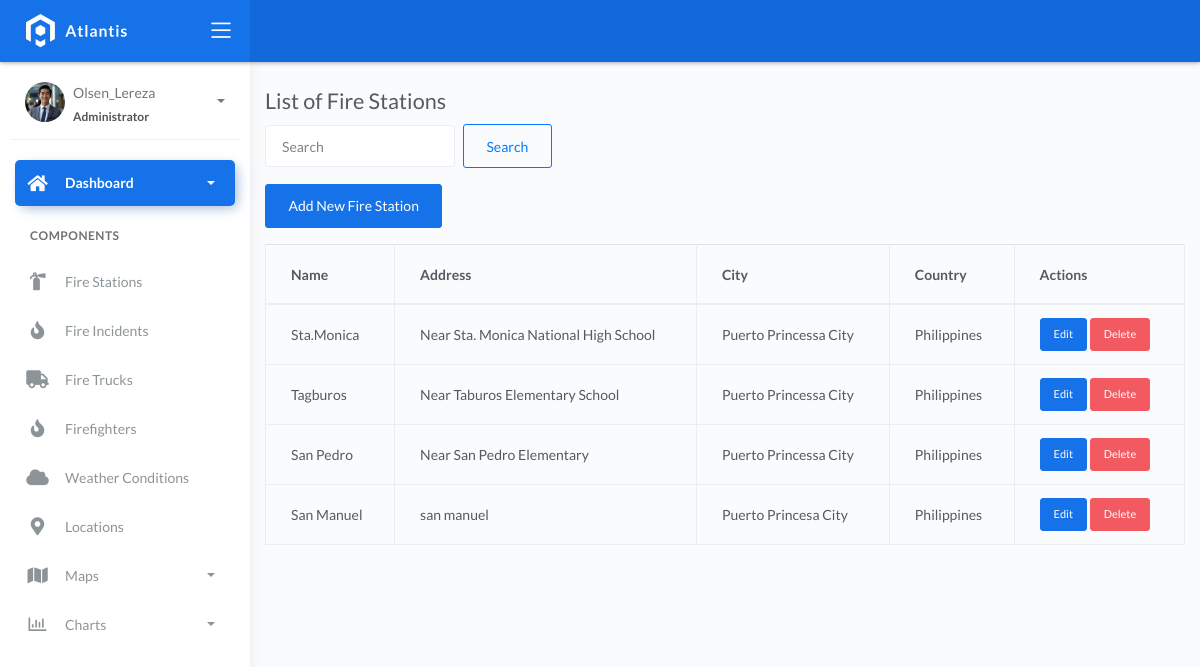
Screenshot of /fire-stations/ with the database file from the repository.
### fire/models.py (models this page shows, shortened)
class BaseModel(models.Model):
    created_at = models.DateTimeField(auto_now_add=True, db_index=True)
    updated_at = models.DateTimeField(auto_now=True)
    class Meta:
        abstract = True

class FireStation(BaseModel):
    name = models.CharField(max_length=150)
    latitude = models.DecimalField(
        max_digits=22, decimal_places=16, null=True, blank=True)
    longitude = models.DecimalField(
        max_digits=22, decimal_places=16, null=True, blank=True)
    address = models.CharField(max_length=150)
    city = models.CharField(max_length=150)  # can be in separate table
    country = models.CharField(max_length=150)  # can be in separate table

### fire/views.py (the view, shortened to what this page needs)
# urls.py: path('fire-stations/', FireStationListView.as_view(), name='fire_station_list'),
class FireStationListView(ListView):
    model = FireStation
    context_object_name = 'stations'
    template_name = 'fire_station_list.html'
    paginate_by = 5
    def get_queryset(self, *args, **kwargs):
        qs = super().get_queryset(*args, **kwargs)
        return qs.order_by('id')

### templates/fire_station_list.html (shortened to what this page needs)
{% extends 'base.html' %}
{% block content %}
<div class="container">
  <div class="row">
    <div class="col-md-12">
      <h2 class="mt-4">List of Fire Stations</h2>
      <form method="get" class="form-inline mb-3">
        <input type="text" name="q" class="form-control mr-2" placeholder="Search" value="{{ request.GET.q }}">
        <button type="submit" class="btn btn-outline-primary">Search</button>
      </form>
      <a href="{% url 'fire_station_create' %}" class="btn btn-primary mb-3">Add New Fire Station</a>
      <table class="table table-bordered">
        <thead>
          <tr>
            <th>Name</th>
            <th>Address</th>
            <th>City</th>
            <th>Country</th>
            <th>Actions</th>
          </tr>
        </thead>
        <tbody>
          {% for station in stations %}
          <tr>
            <td>{{ station.name }}</td>
            <td>{{ station.address }}</td>
            <td>{{ station.city }}</td>
            <td>{{ station.country }}</td>
            <td>
              <a href="{% url 'fire_station_update' station.pk %}" class="btn btn-sm btn-primary">Edit</a>
              <a href="{% url 'fire_station_delete' station.pk %}" class="btn btn-sm btn-danger">Delete</a>
            </td>
          </tr>
          {% endfor %}
        </tbody>
      </table>
    </div>
  </div>
</div>
{% endblock %}

### rows the page displays
FireStation: name "Sta.Monica", address "Near Sta. Monica National High School", city "Puerto Princessa City", country "Philippines"
FireStation: name "Tagburos", address "Near Taburos Elementary School", city "Puerto Princessa City", country "Philippines"
FireStation: name "San Pedro", address "Near San Pedro Elementary", city "Puerto Princessa City", country "Philippines"
FireStation: name "San Manuel", address "san manuel", city "Puerto Princesa City", country "Philippines"
